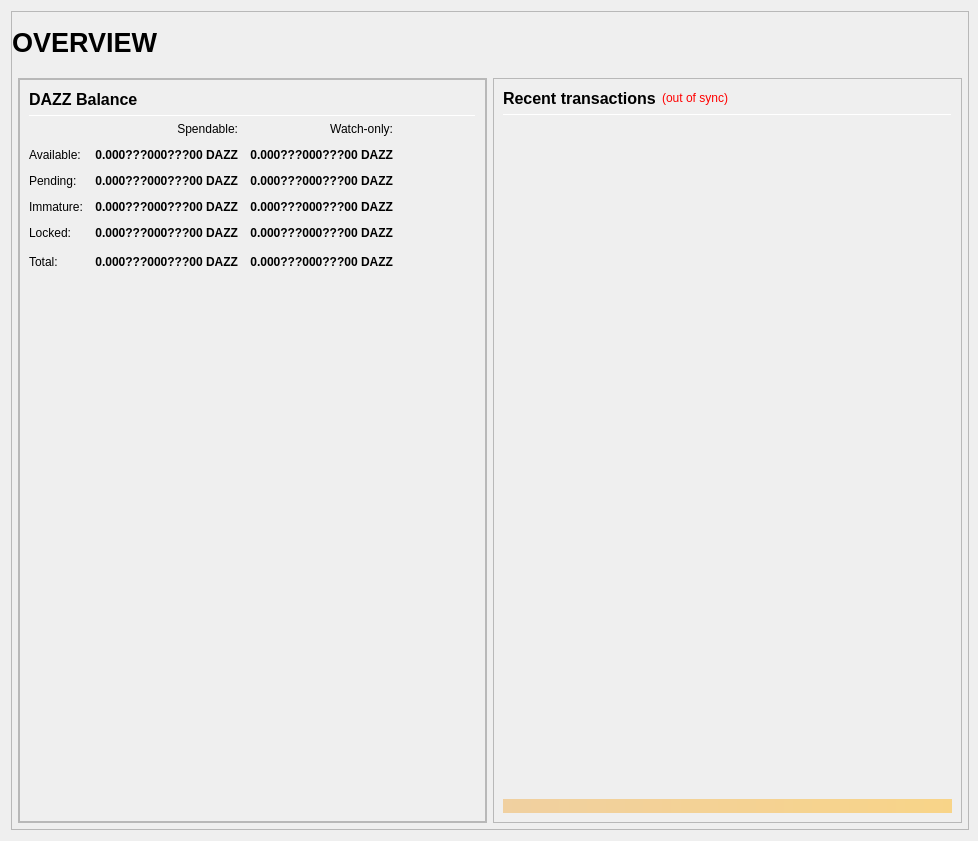
<?xml version="1.0" encoding="UTF-8"?>
<ui version="4.0">
 <class>OverviewPage</class>
 <widget class="QWidget" name="OverviewPage">
  <property name="geometry">
   <rect>
    <x>0</x>
    <y>0</y>
    <width>978</width>
    <height>841</height>
   </rect>
  </property>
  <property name="minimumSize">
   <size>
    <width>960</width>
    <height>682</height>
   </size>
  </property>
  <property name="windowTitle">
   <string>Form</string>
  </property>
  <layout class="QVBoxLayout" name="topLayout" stretch="1">
   <property name="rightMargin">
    <number>9</number>
   </property>
   <item>
    <widget class="QFrame" name="frame_BG">
     <property name="minimumSize">
      <size>
       <width>850</width>
       <height>610</height>
      </size>
     </property>
     <property name="maximumSize">
      <size>
       <width>16777215</width>
       <height>16777215</height>
      </size>
     </property>
     <property name="frameShape">
      <enum>QFrame::StyledPanel</enum>
     </property>
     <property name="frameShadow">
      <enum>QFrame::Raised</enum>
     </property>
     <layout class="QVBoxLayout" name="verticalLayout_3" stretch="1">
      <property name="leftMargin">
       <number>0</number>
      </property>
      <property name="topMargin">
       <number>0</number>
      </property>
      <property name="rightMargin">
       <number>0</number>
      </property>
      <property name="bottomMargin">
       <number>6</number>
      </property>
      <item>
       <layout class="QVBoxLayout" name="verticalLayout_Master" stretch="0,1">
        <property name="leftMargin">
         <number>0</number>
        </property>
        <property name="topMargin">
         <number>0</number>
        </property>
        <property name="rightMargin">
         <number>0</number>
        </property>
        <property name="bottomMargin">
         <number>0</number>
        </property>
        <item>
         <widget class="QFrame" name="frame_Header">
          <layout class="QVBoxLayout" name="verticalLayout_Header" stretch="0">
           <property name="leftMargin">
            <number>0</number>
           </property>
           <property name="topMargin">
            <number>0</number>
           </property>
           <property name="rightMargin">
            <number>0</number>
           </property>
           <property name="bottomMargin">
            <number>0</number>
           </property>
           <item>
            <layout class="QHBoxLayout" name="horizontalLayout_Header" stretch="1,0,1">
             <property name="spacing">
              <number>6</number>
             </property>
             <item>
              <widget class="QLabel" name="labelOverviewHeaderLeft">
               <property name="minimumSize">
                <size>
                 <width>464</width>
                 <height>60</height>
                </size>
               </property>
               <property name="maximumSize">
                <size>
                 <width>16777215</width>
                 <height>60</height>
                </size>
               </property>
               <property name="font">
                <font>
                 <pointsize>20</pointsize>
                 <weight>75</weight>
                 <bold>true</bold>
                </font>
               </property>
               <property name="text">
                <string>OVERVIEW</string>
               </property>
               <property name="alignment">
                <set>Qt::AlignLeading|Qt::AlignLeft|Qt::AlignVCenter</set>
               </property>
              </widget>
             </item>
             <item>
              <spacer name="horizontalSpacer_Header">
               <property name="orientation">
                <enum>Qt::Horizontal</enum>
               </property>
               <property name="sizeHint" stdset="0">
                <size>
                 <width>40</width>
                 <height>20</height>
                </size>
               </property>
              </spacer>
             </item>
             <item>
              <widget class="QLabel" name="labelOverviewHeaderRight">
               <property name="minimumSize">
                <size>
                 <width>464</width>
                 <height>60</height>
                </size>
               </property>
               <property name="maximumSize">
                <size>
                 <width>16777215</width>
                 <height>60</height>
                </size>
               </property>
               <property name="font">
                <font>
                 <pointsize>14</pointsize>
                </font>
               </property>
               <property name="text">
                <string/>
               </property>
               <property name="alignment">
                <set>Qt::AlignRight|Qt::AlignTrailing|Qt::AlignVCenter</set>
               </property>
              </widget>
             </item>
            </layout>
           </item>
          </layout>
         </widget>
        </item>
        <item>
         <widget class="QFrame" name="frame_Content">
          <layout class="QVBoxLayout" name="verticalLayout_Content">
           <property name="leftMargin">
            <number>6</number>
           </property>
           <property name="topMargin">
            <number>0</number>
           </property>
           <property name="rightMargin">
            <number>6</number>
           </property>
           <property name="bottomMargin">
            <number>0</number>
           </property>
           <item>
            <layout class="QHBoxLayout" name="horizontalLayout_Content" stretch="1,1">
             <property name="spacing">
              <number>6</number>
             </property>
             <item>
              <layout class="QVBoxLayout" name="verticalLayout_left" stretch="1">
               <item>
                <widget class="QFrame" name="frameObfuscation">
                 <property name="minimumSize">
                  <size>
                   <width>0</width>
                   <height>0</height>
                  </size>
                 </property>
                 <property name="frameShape">
                  <enum>QFrame::StyledPanel</enum>
                 </property>
                 <property name="frameShadow">
                  <enum>QFrame::Raised</enum>
                 </property>
                 <layout class="QVBoxLayout" name="verticalLayout" stretch="0,0,0">
                  <property name="leftMargin">
                   <number>0</number>
                  </property>
                  <property name="topMargin">
                   <number>0</number>
                  </property>
                  <property name="rightMargin">
                   <number>0</number>
                  </property>
                  <property name="bottomMargin">
                   <number>0</number>
                  </property>
                 <item>
                   <widget class="QFrame" name="frame_Balances">
                    <property name="frameShape">
                     <enum>QFrame::StyledPanel</enum>
                    </property>
                    <property name="frameShadow">
                     <enum>QFrame::Raised</enum>
                    </property>
                    <layout class="QVBoxLayout" name="verticalLayout_4">
                     <item>
                      <layout class="QHBoxLayout" name="horizontalLayout_4">
                       <item>
                        <widget class="QLabel" name="label_5">
                         <property name="minimumSize">
                          <size>
                           <width>0</width>
                           <height>20</height>
                          </size>
                         </property>
                         <property name="font">
                          <font>
                           <pointsize>12</pointsize>
                           <weight>75</weight>
                           <bold>true</bold>
                          </font>
                         </property>
                         <property name="text">
                          <string>DAZZ Balance</string>
                         </property>
                        </widget>
                       </item>
		       <item>
                        <spacer name="horizontalSpacer_3">
                         <property name="orientation">
                          <enum>Qt::Horizontal</enum>
                         </property>
                         <property name="sizeHint" stdset="0">
                          <size>
                           <width>40</width>
                           <height>20</height>
                          </size>
                         </property>
                        </spacer>
                       </item>
                      </layout>
                     </item>
                     <item>
                      <widget class="Line" name="line_Balance">
                       <property name="minimumSize">
                        <size>
                         <width>0</width>
                         <height>1</height>
                        </size>
                       </property>
                       <property name="maximumSize">
                        <size>
                         <width>16777215</width>
                         <height>1</height>
                        </size>
                       </property>
                       <property name="orientation">
                        <enum>Qt::Horizontal</enum>
                       </property>
                      </widget>
                     </item>
                     <item>
                      <layout class="QGridLayout" name="gridLayout">
                       <property name="spacing">
                        <number>12</number>
                       </property>
                       <item row="0" column="1">
                        <widget class="QLabel" name="labelSpendable">
                         <property name="text">
                          <string>Spendable:</string>
                         </property>
                         <property name="alignment">
                          <set>Qt::AlignRight|Qt::AlignTrailing|Qt::AlignVCenter</set>
                         </property>
                        </widget>
                       </item>
                       <item row="0" column="2">
                        <widget class="QLabel" name="labelWatchonly">
                         <property name="text">
                          <string>Watch-only:</string>
                         </property>
                         <property name="alignment">
                          <set>Qt::AlignRight|Qt::AlignTrailing|Qt::AlignVCenter</set>
                         </property>
                        </widget>
                       </item>
                       <item row="1" column="0">
                        <widget class="QLabel" name="labelBalanceText">
                         <property name="text">
                          <string>Available:</string>
                         </property>
                        </widget>
                       </item>
                       <item row="1" column="1">
                        <widget class="QLabel" name="labelBalance">
                         <property name="font">
                          <font>
                           <weight>75</weight>
                           <bold>true</bold>
                          </font>
                         </property>
                         <property name="cursor">
                          <cursorShape>IBeamCursor</cursorShape>
                         </property>
                         <property name="toolTip">
                          <string>Your current spendable balance</string>
                         </property>
                         <property name="text">
                          <string notr="true">0.000???000???00 DAZZ</string>
                         </property>
                         <property name="alignment">
                          <set>Qt::AlignRight|Qt::AlignTrailing|Qt::AlignVCenter</set>
                         </property>
                         <property name="textInteractionFlags">
                          <set>Qt::LinksAccessibleByMouse|Qt::TextSelectableByKeyboard|Qt::TextSelectableByMouse</set>
                         </property>
                        </widget>
                       </item>
                       <item row="1" column="2">
                        <widget class="QLabel" name="labelWatchAvailable">
                         <property name="font">
                          <font>
                           <weight>75</weight>
                           <bold>true</bold>
                          </font>
                         </property>
                         <property name="cursor">
                          <cursorShape>IBeamCursor</cursorShape>
                         </property>
                         <property name="toolTip">
                          <string>Your current balance in watch-only addresses</string>
                         </property>
                         <property name="text">
                          <string notr="true">0.000???000???00 DAZZ</string>
                         </property>
                         <property name="alignment">
                          <set>Qt::AlignRight|Qt::AlignTrailing|Qt::AlignVCenter</set>
                         </property>
                         <property name="textInteractionFlags">
                          <set>Qt::LinksAccessibleByMouse|Qt::TextSelectableByKeyboard|Qt::TextSelectableByMouse</set>
                         </property>
                        </widget>
                       </item>
                       <item row="2" column="0">
                        <widget class="QLabel" name="labelPendingText">
                         <property name="text">
                          <string>Pending:</string>
                         </property>
                        </widget>
                       </item>
                       <item row="2" column="1">
                        <widget class="QLabel" name="labelUnconfirmed">
                         <property name="font">
                          <font>
                           <weight>75</weight>
                           <bold>true</bold>
                          </font>
                         </property>
                         <property name="cursor">
                          <cursorShape>IBeamCursor</cursorShape>
                         </property>
                         <property name="toolTip">
                          <string>Total of transactions that have yet to be confirmed, and do not yet count toward the spendable balance</string>
                         </property>
                         <property name="text">
                          <string notr="true">0.000???000???00 DAZZ</string>
                         </property>
                         <property name="alignment">
                          <set>Qt::AlignRight|Qt::AlignTrailing|Qt::AlignVCenter</set>
                         </property>
                         <property name="textInteractionFlags">
                          <set>Qt::LinksAccessibleByMouse|Qt::TextSelectableByKeyboard|Qt::TextSelectableByMouse</set>
                         </property>
                        </widget>
                       </item>
                       <item row="2" column="2">
                        <widget class="QLabel" name="labelWatchPending">
                         <property name="font">
                          <font>
                           <weight>75</weight>
                           <bold>true</bold>
                          </font>
                         </property>
                         <property name="cursor">
                          <cursorShape>IBeamCursor</cursorShape>
                         </property>
                         <property name="toolTip">
                          <string>Unconfirmed transactions to watch-only addresses</string>
                         </property>
                         <property name="text">
                          <string notr="true">0.000???000???00 DAZZ</string>
                         </property>
                         <property name="alignment">
                          <set>Qt::AlignRight|Qt::AlignTrailing|Qt::AlignVCenter</set>
                         </property>
                         <property name="textInteractionFlags">
                          <set>Qt::LinksAccessibleByMouse|Qt::TextSelectableByKeyboard|Qt::TextSelectableByMouse</set>
                         </property>
                        </widget>
                       </item>
                       <item row="3" column="0">
                        <widget class="QLabel" name="labelImmatureText">
                         <property name="text">
                          <string>Immature:</string>
                         </property>
                        </widget>
                       </item>
                       <item row="3" column="1">
                        <widget class="QLabel" name="labelImmature">
                         <property name="font">
                          <font>
                           <weight>75</weight>
                           <bold>true</bold>
                          </font>
                         </property>
                         <property name="cursor">
                          <cursorShape>IBeamCursor</cursorShape>
                         </property>
                         <property name="toolTip">
                          <string>Staked or masternode rewards that has not yet matured</string>
                         </property>
                         <property name="text">
                          <string notr="true">0.000???000???00 DAZZ</string>
                         </property>
                         <property name="alignment">
                          <set>Qt::AlignRight|Qt::AlignTrailing|Qt::AlignVCenter</set>
                         </property>
                         <property name="textInteractionFlags">
                          <set>Qt::LinksAccessibleByMouse|Qt::TextSelectableByKeyboard|Qt::TextSelectableByMouse</set>
                         </property>
                        </widget>
                       </item>
                       <item row="3" column="2">
                        <widget class="QLabel" name="labelWatchImmature">
                         <property name="font">
                          <font>
                           <weight>75</weight>
                           <bold>true</bold>
                          </font>
                         </property>
                         <property name="cursor">
                          <cursorShape>IBeamCursor</cursorShape>
                         </property>
                         <property name="toolTip">
                          <string>Staked or masternode rewards in watch-only addresses that has not yet matured</string>
                         </property>
                         <property name="text">
                          <string notr="true">0.000???000???00 DAZZ</string>
                         </property>
                         <property name="alignment">
                          <set>Qt::AlignRight|Qt::AlignTrailing|Qt::AlignVCenter</set>
                         </property>
                         <property name="textInteractionFlags">
                          <set>Qt::LinksAccessibleByMouse|Qt::TextSelectableByKeyboard|Qt::TextSelectableByMouse</set>
                         </property>
                        </widget>
                       </item>
                       <item row="4" column="0">
                        <widget class="QLabel" name="labelLockedBalanceText">
                         <property name="toolTip">
                          <string>Locked DAZZ or Masternode collaterals. These are excluded from zDAZZ minting.</string>
                         </property>
                         <property name="text">
                          <string>Locked:</string>
                         </property>
                        </widget>
                       </item>
                       <item row="4" column="1">
                        <widget class="QLabel" name="labelLockedBalance">
                         <property name="font">
                          <font>
                           <weight>75</weight>
                           <bold>true</bold>
                          </font>
                         </property>
                         <property name="cursor">
                          <cursorShape>IBeamCursor</cursorShape>
                         </property>
                         <property name="toolTip">
                          <string>Locked DAZZ or Masternode collaterals. These are excluded from zDAZZ minting.</string>
                         </property>
                         <property name="text">
                          <string notr="true">0.000???000???00 DAZZ</string>
                         </property>
                         <property name="alignment">
                          <set>Qt::AlignRight|Qt::AlignTrailing|Qt::AlignVCenter</set>
                         </property>
                         <property name="textInteractionFlags">
                          <set>Qt::LinksAccessibleByMouse|Qt::TextSelectableByKeyboard|Qt::TextSelectableByMouse</set>
                         </property>
                        </widget>
                       </item>
                       <item row="4" column="2">
                        <widget class="QLabel" name="labelWatchLocked">
                         <property name="font">
                          <font>
                           <weight>75</weight>
                           <bold>true</bold>
                          </font>
                         </property>
                         <property name="cursor">
                          <cursorShape>IBeamCursor</cursorShape>
                         </property>
                         <property name="toolTip">
                          <string>Current locked balance in watch-only addresses</string>
                         </property>
                         <property name="text">
                          <string notr="true">0.000???000???00 DAZZ</string>
                         </property>
                         <property name="alignment">
                          <set>Qt::AlignRight|Qt::AlignTrailing|Qt::AlignVCenter</set>
                         </property>
                         <property name="textInteractionFlags">
                          <set>Qt::LinksAccessibleByMouse|Qt::TextSelectableByKeyboard|Qt::TextSelectableByMouse</set>
                         </property>
                        </widget>
                       </item>
                       <item row="5" column="0">
                        <widget class="QLabel" name="labelTotalText">
                         <property name="toolTip">
                          <string>Your current DAZZ balance, unconfirmed and immature transactions included</string>
                         </property>
                         <property name="text">
                          <string>Total:</string>
                         </property>
                        </widget>
                       </item>
                       <item row="5" column="1">
                        <widget class="QLabel" name="labelTotal">
                         <property name="font">
                          <font>
                           <weight>75</weight>
                           <bold>true</bold>
                          </font>
                         </property>
                         <property name="cursor">
                          <cursorShape>IBeamCursor</cursorShape>
                         </property>
                         <property name="toolTip">
                          <string>Your current DAZZ balance, unconfirmed and immature transactions included</string>
                         </property>
                         <property name="text">
                          <string notr="true">0.000???000???00 DAZZ</string>
                         </property>
                         <property name="alignment">
                          <set>Qt::AlignRight|Qt::AlignTrailing|Qt::AlignVCenter</set>
                         </property>
                         <property name="textInteractionFlags">
                          <set>Qt::LinksAccessibleByMouse|Qt::TextSelectableByKeyboard|Qt::TextSelectableByMouse</set>
                         </property>
                        </widget>
                       </item>
                       <item row="5" column="2">
                        <widget class="QLabel" name="labelWatchTotal">
                         <property name="font">
                          <font>
                           <weight>75</weight>
                           <bold>true</bold>
                          </font>
                         </property>
                         <property name="cursor">
                          <cursorShape>IBeamCursor</cursorShape>
                         </property>
                         <property name="toolTip">
                          <string>Current total balance in watch-only addresses</string>
                         </property>
                         <property name="text">
                          <string notr="true">0.000???000???00 DAZZ</string>
                         </property>
                         <property name="alignment">
                          <set>Qt::AlignRight|Qt::AlignTrailing|Qt::AlignVCenter</set>
                         </property>
                         <property name="textInteractionFlags">
                          <set>Qt::LinksAccessibleByMouse|Qt::TextSelectableByKeyboard|Qt::TextSelectableByMouse</set>
                         </property>
                        </widget>
                       </item>
                       <item row="5" column="3">
                        <spacer name="horizontalSpacer_9">
                         <property name="orientation">
                          <enum>Qt::Horizontal</enum>
                         </property>
                         <property name="sizeHint" stdset="0">
                          <size>
                           <width>40</width>
                           <height>20</height>
                          </size>
                         </property>
                        </spacer>
                       </item>
                      </layout>
                     </item>
                     <item>
                      <spacer name="verticalSpacer_3">
                       <property name="orientation">
                        <enum>Qt::Vertical</enum>
                       </property>
                       <property name="sizeHint" stdset="0">
                        <size>
                         <width>20</width>
                         <height>40</height>
                        </size>
                       </property>
                      </spacer>
                     </item>
                    </layout>
                   </widget>
                  </item>
                 </layout>
                </widget>
               </item>
              </layout>
             </item>
             <item>
              <layout class="QVBoxLayout" name="verticalLayout_right" stretch="1">
               <item>
                <widget class="QFrame" name="frame_RecentTransactions">
                 <property name="minimumSize">
                  <size>
                   <width>0</width>
                   <height>0</height>
                  </size>
                 </property>
                 <property name="frameShape">
                  <enum>QFrame::StyledPanel</enum>
                 </property>
                 <property name="frameShadow">
                  <enum>QFrame::Raised</enum>
                 </property>
                 <layout class="QVBoxLayout" name="verticalLayout_1" stretch="0,0,0,0,0">
                  <item>
                   <layout class="QHBoxLayout" name="horizontalLayout_2">
                    <item>
                     <widget class="QLabel" name="label_4">
                      <property name="minimumSize">
                       <size>
                        <width>0</width>
                        <height>20</height>
                       </size>
                      </property>
                      <property name="font">
                       <font>
                        <pointsize>12</pointsize>
                        <weight>75</weight>
                        <bold>true</bold>
                       </font>
                      </property>
                      <property name="text">
                       <string>Recent transactions</string>
                      </property>
                     </widget>
                    </item>
                    <item>
                     <widget class="QLabel" name="labelTransactionsStatus">
                      <property name="cursor">
                       <cursorShape>WhatsThisCursor</cursorShape>
                      </property>
                      <property name="toolTip">
                       <string>The displayed information may be out of date. Your wallet automatically synchronizes with the DAZZ network after a connection is established, but this process has not completed yet.</string>
                      </property>
                      <property name="styleSheet">
                       <string notr="true">QLabel { color: red; }</string>
                      </property>
                      <property name="text">
                       <string notr="true">(out of sync)</string>
                      </property>
                      <property name="alignment">
                       <set>Qt::AlignRight|Qt::AlignTrailing|Qt::AlignVCenter</set>
                      </property>
                     </widget>
                    </item>
                    <item>
                     <spacer name="horizontalSpacer">
                      <property name="orientation">
                       <enum>Qt::Horizontal</enum>
                      </property>
                      <property name="sizeHint" stdset="0">
                       <size>
                        <width>40</width>
                        <height>20</height>
                       </size>
                      </property>
                     </spacer>
                    </item>
                   </layout>
                  </item>
                  <item>
                   <widget class="Line" name="line">
                    <property name="minimumSize">
                     <size>
                      <width>0</width>
                      <height>1</height>
                     </size>
                    </property>
                    <property name="maximumSize">
                     <size>
                      <width>16777215</width>
                      <height>1</height>
                     </size>
                    </property>
                    <property name="orientation">
                     <enum>Qt::Horizontal</enum>
                    </property>
                   </widget>
                  </item>
                  <item>
                   <widget class="QListView" name="listTransactions">
                    <property name="minimumSize">
                     <size>
                      <width>0</width>
                      <height>0</height>
                     </size>
                    </property>
                    <property name="styleSheet">
                     <string notr="true">QListView { background: transparent; }</string>
                    </property>
                    <property name="frameShape">
                     <enum>QFrame::NoFrame</enum>
                    </property>
                    <property name="verticalScrollBarPolicy">
                     <enum>Qt::ScrollBarAlwaysOff</enum>
                    </property>
                    <property name="horizontalScrollBarPolicy">
                     <enum>Qt::ScrollBarAlwaysOff</enum>
                    </property>
                    <property name="selectionMode">
                     <enum>QAbstractItemView::NoSelection</enum>
                    </property>
                   </widget>
                  </item>
                  <item>
                   <spacer name="verticalSpacer_2">
                    <property name="orientation">
                     <enum>Qt::Vertical</enum>
                    </property>
                    <property name="sizeType">
                     <enum>QSizePolicy::Expanding</enum>
                    </property>
                    <property name="sizeHint" stdset="0">
                     <size>
                      <width>20</width>
                      <height>40</height>
                     </size>
                    </property>
                   </spacer>
                  </item>
                  <item>
                   <widget class="QLabel" name="labelAlerts">
                    <property name="maximumSize">
                     <size>
                      <width>16777215</width>
                      <height>16777215</height>
                     </size>
                    </property>
                    <property name="styleSheet">
                     <string notr="true">background-color: qlineargradient(x1: 0, y1: 0, x2: 1, y2: 0, stop:0 #F0D0A0, stop:1 #F8D488); color:#000000;</string>
                    </property>
                    <property name="text">
                     <string/>
                    </property>
                    <property name="wordWrap">
                     <bool>true</bool>
                    </property>
                    <property name="margin">
                     <number>3</number>
                    </property>
                   </widget>
                  </item>
                 </layout>
                </widget>
               </item>
              </layout>
             </item>
            </layout>
           </item>
          </layout>
         </widget>
        </item>
       </layout>
      </item>
     </layout>
    </widget>
   </item>
  </layout>
 </widget>
 <resources/>
 <connections/>
</ui>
